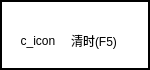
      <widget class="QFrame" name="frame_5">
       <property name="maximumSize">
        <size>
         <width>16777215</width>
         <height>16777215</height>
        </size>
       </property>
       <property name="palette">
        <palette>
         <active>
          <colorrole role="WindowText">
           <brush brushstyle="SolidPattern">
            <color alpha="255">
             <red>0</red>
             <green>0</green>
             <blue>0</blue>
            </color>
           </brush>
          </colorrole>
          <colorrole role="Button">
           <brush brushstyle="SolidPattern">
            <color alpha="255">
             <red>255</red>
             <green>255</green>
             <blue>255</blue>
            </color>
           </brush>
          </colorrole>
          <colorrole role="Light">
           <brush brushstyle="SolidPattern">
            <color alpha="255">
             <red>255</red>
             <green>255</green>
             <blue>255</blue>
            </color>
           </brush>
          </colorrole>
          <colorrole role="Midlight">
           <brush brushstyle="SolidPattern">
            <color alpha="255">
             <red>255</red>
             <green>255</green>
             <blue>255</blue>
            </color>
           </brush>
          </colorrole>
          <colorrole role="Dark">
           <brush brushstyle="SolidPattern">
            <color alpha="255">
             <red>127</red>
             <green>127</green>
             <blue>127</blue>
            </color>
           </brush>
          </colorrole>
          <colorrole role="Mid">
           <brush brushstyle="SolidPattern">
            <color alpha="255">
             <red>170</red>
             <green>170</green>
             <blue>170</blue>
            </color>
           </brush>
          </colorrole>
          <colorrole role="Text">
           <brush brushstyle="SolidPattern">
            <color alpha="255">
             <red>0</red>
             <green>0</green>
             <blue>0</blue>
            </color>
           </brush>
          </colorrole>
          <colorrole role="BrightText">
           <brush brushstyle="SolidPattern">
            <color alpha="255">
             <red>255</red>
             <green>255</green>
             <blue>255</blue>
            </color>
           </brush>
          </colorrole>
          <colorrole role="ButtonText">
           <brush brushstyle="SolidPattern">
            <color alpha="255">
             <red>0</red>
             <green>0</green>
             <blue>0</blue>
            </color>
           </brush>
          </colorrole>
          <colorrole role="Base">
           <brush brushstyle="SolidPattern">
            <color alpha="255">
             <red>255</red>
             <green>255</green>
             <blue>255</blue>
            </color>
           </brush>
          </colorrole>
          <colorrole role="Window">
           <brush brushstyle="SolidPattern">
            <color alpha="255">
             <red>255</red>
             <green>255</green>
             <blue>255</blue>
            </color>
           </brush>
          </colorrole>
          <colorrole role="Shadow">
           <brush brushstyle="SolidPattern">
            <color alpha="255">
             <red>0</red>
             <green>0</green>
             <blue>0</blue>
            </color>
           </brush>
          </colorrole>
          <colorrole role="AlternateBase">
           <brush brushstyle="SolidPattern">
            <color alpha="255">
             <red>255</red>
             <green>255</green>
             <blue>255</blue>
            </color>
           </brush>
          </colorrole>
          <colorrole role="ToolTipBase">
           <brush brushstyle="SolidPattern">
            <color alpha="255">
             <red>255</red>
             <green>255</green>
             <blue>220</blue>
            </color>
           </brush>
          </colorrole>
          <colorrole role="ToolTipText">
           <brush brushstyle="SolidPattern">
            <color alpha="255">
             <red>0</red>
             <green>0</green>
             <blue>0</blue>
            </color>
           </brush>
          </colorrole>
         </active>
         <inactive>
          <colorrole role="WindowText">
           <brush brushstyle="SolidPattern">
            <color alpha="255">
             <red>0</red>
             <green>0</green>
             <blue>0</blue>
            </color>
           </brush>
          </colorrole>
          <colorrole role="Button">
           <brush brushstyle="SolidPattern">
            <color alpha="255">
             <red>255</red>
             <green>255</green>
             <blue>255</blue>
            </color>
           </brush>
          </colorrole>
          <colorrole role="Light">
           <brush brushstyle="SolidPattern">
            <color alpha="255">
             <red>255</red>
             <green>255</green>
             <blue>255</blue>
            </color>
           </brush>
          </colorrole>
          <colorrole role="Midlight">
           <brush brushstyle="SolidPattern">
            <color alpha="255">
             <red>255</red>
             <green>255</green>
             <blue>255</blue>
            </color>
           </brush>
          </colorrole>
          <colorrole role="Dark">
           <brush brushstyle="SolidPattern">
            <color alpha="255">
             <red>127</red>
             <green>127</green>
             <blue>127</blue>
            </color>
           </brush>
          </colorrole>
          <colorrole role="Mid">
           <brush brushstyle="SolidPattern">
            <color alpha="255">
             <red>170</red>
             <green>170</green>
             <blue>170</blue>
            </color>
           </brush>
          </colorrole>
          <colorrole role="Text">
           <brush brushstyle="SolidPattern">
            <color alpha="255">
             <red>0</red>
             <green>0</green>
             <blue>0</blue>
            </color>
           </brush>
          </colorrole>
          <colorrole role="BrightText">
           <brush brushstyle="SolidPattern">
            <color alpha="255">
             <red>255</red>
             <green>255</green>
             <blue>255</blue>
            </color>
           </brush>
          </colorrole>
          <colorrole role="ButtonText">
           <brush brushstyle="SolidPattern">
            <color alpha="255">
             <red>0</red>
             <green>0</green>
             <blue>0</blue>
            </color>
           </brush>
          </colorrole>
          <colorrole role="Base">
           <brush brushstyle="SolidPattern">
            <color alpha="255">
             <red>255</red>
             <green>255</green>
             <blue>255</blue>
            </color>
           </brush>
          </colorrole>
          <colorrole role="Window">
           <brush brushstyle="SolidPattern">
            <color alpha="255">
             <red>255</red>
             <green>255</green>
             <blue>255</blue>
            </color>
           </brush>
          </colorrole>
          <colorrole role="Shadow">
           <brush brushstyle="SolidPattern">
            <color alpha="255">
             <red>0</red>
             <green>0</green>
             <blue>0</blue>
            </color>
           </brush>
          </colorrole>
          <colorrole role="AlternateBase">
           <brush brushstyle="SolidPattern">
            <color alpha="255">
             <red>255</red>
             <green>255</green>
             <blue>255</blue>
            </color>
           </brush>
          </colorrole>
          <colorrole role="ToolTipBase">
           <brush brushstyle="SolidPattern">
            <color alpha="255">
             <red>255</red>
             <green>255</green>
             <blue>220</blue>
            </color>
           </brush>
          </colorrole>
          <colorrole role="ToolTipText">
           <brush brushstyle="SolidPattern">
            <color alpha="255">
             <red>0</red>
             <green>0</green>
             <blue>0</blue>
            </color>
           </brush>
          </colorrole>
         </inactive>
         <disabled>
          <colorrole role="WindowText">
           <brush brushstyle="SolidPattern">
            <color alpha="255">
             <red>127</red>
             <green>127</green>
             <blue>127</blue>
            </color>
           </brush>
          </colorrole>
          <colorrole role="Button">
           <brush brushstyle="SolidPattern">
            <color alpha="255">
             <red>255</red>
             <green>255</green>
             <blue>255</blue>
            </color>
           </brush>
          </colorrole>
          <colorrole role="Light">
           <brush brushstyle="SolidPattern">
            <color alpha="255">
             <red>255</red>
             <green>255</green>
             <blue>255</blue>
            </color>
           </brush>
          </colorrole>
          <colorrole role="Midlight">
           <brush brushstyle="SolidPattern">
            <color alpha="255">
             <red>255</red>
             <green>255</green>
             <blue>255</blue>
            </color>
           </brush>
          </colorrole>
          <colorrole role="Dark">
           <brush brushstyle="SolidPattern">
            <color alpha="255">
             <red>127</red>
             <green>127</green>
             <blue>127</blue>
            </color>
           </brush>
          </colorrole>
          <colorrole role="Mid">
           <brush brushstyle="SolidPattern">
            <color alpha="255">
             <red>170</red>
             <green>170</green>
             <blue>170</blue>
            </color>
           </brush>
          </colorrole>
          <colorrole role="Text">
           <brush brushstyle="SolidPattern">
            <color alpha="255">
             <red>127</red>
             <green>127</green>
             <blue>127</blue>
            </color>
           </brush>
          </colorrole>
          <colorrole role="BrightText">
           <brush brushstyle="SolidPattern">
            <color alpha="255">
             <red>255</red>
             <green>255</green>
             <blue>255</blue>
            </color>
           </brush>
          </colorrole>
          <colorrole role="ButtonText">
           <brush brushstyle="SolidPattern">
            <color alpha="255">
             <red>127</red>
             <green>127</green>
             <blue>127</blue>
            </color>
           </brush>
          </colorrole>
          <colorrole role="Base">
           <brush brushstyle="SolidPattern">
            <color alpha="255">
             <red>255</red>
             <green>255</green>
             <blue>255</blue>
            </color>
           </brush>
          </colorrole>
          <colorrole role="Window">
           <brush brushstyle="SolidPattern">
            <color alpha="255">
             <red>255</red>
             <green>255</green>
             <blue>255</blue>
            </color>
           </brush>
          </colorrole>
          <colorrole role="Shadow">
           <brush brushstyle="SolidPattern">
            <color alpha="255">
             <red>0</red>
             <green>0</green>
             <blue>0</blue>
            </color>
           </brush>
          </colorrole>
          <colorrole role="AlternateBase">
           <brush brushstyle="SolidPattern">
            <color alpha="255">
             <red>255</red>
             <green>255</green>
             <blue>255</blue>
            </color>
           </brush>
          </colorrole>
          <colorrole role="ToolTipBase">
           <brush brushstyle="SolidPattern">
            <color alpha="255">
             <red>255</red>
             <green>255</green>
             <blue>220</blue>
            </color>
           </brush>
          </colorrole>
          <colorrole role="ToolTipText">
           <brush brushstyle="SolidPattern">
            <color alpha="255">
             <red>0</red>
             <green>0</green>
             <blue>0</blue>
            </color>
           </brush>
          </colorrole>
         </disabled>
        </palette>
       </property>
       <property name="autoFillBackground">
        <bool>true</bool>
       </property>
       <property name="frameShape">
        <enum>QFrame::WinPanel</enum>
       </property>
       <property name="frameShadow">
        <enum>QFrame::Plain</enum>
       </property>
       <widget class="QWidget" name="horizontalLayoutWidget_6">
        <property name="geometry">
         <rect>
          <x>0</x>
          <y>20</y>
          <width>141</width>
          <height>41</height>
         </rect>
        </property>
        <layout class="QHBoxLayout" name="horizontalLayout_7">
         <property name="spacing">
          <number>0</number>
         </property>
         <property name="leftMargin">
          <number>5</number>
         </property>
         <property name="rightMargin">
          <number>5</number>
         </property>
         <item>
          <widget class="QLabel" name="label_clear">
           <property name="text">
            <string>c_icon</string>
           </property>
           <property name="alignment">
            <set>Qt::AlignCenter</set>
           </property>
          </widget>
         </item>
         <item>
          <widget class="QLabel" name="label">
           <property name="text">
            <string>清时(F5)</string>
           </property>
          </widget>
         </item>
        </layout>
       </widget>
      </widget>
